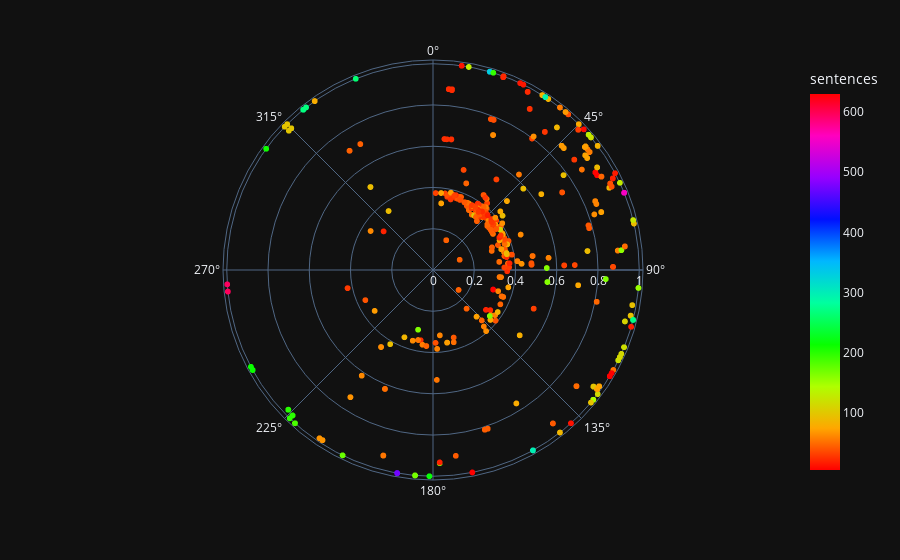

Notebook cell for this chart:
### Code cell
fig = px.scatter_polar(compare_df, r=compare_df['lev_ratio'], theta=compare_df['prop_nouns'], color=compare_df['sentences'], color_continuous_scale=px.colors.cyclical.HSV, template="plotly_dark")
fig.show()

### Figure 1 — Plotly figure (JSON) as saved in the notebook; plotly's stock layout.template omitted (floating-point values rounded to 4 significant figures; data arrays with more than 128 entries replaced by an {"elided": "..."} marker saying what was removed)
{"data": [{"hovertemplate": "lev_ratio=%{r}<br>prop_nouns=%{theta}<br>sentences=%{marker.color}<extra></extra>", "legendgroup": "", "marker": {"color": {"elided": "1847 int values"}, "coloraxis": "coloraxis", "symbol": "circle"}, "mode": "markers", "name": "", "r": {"elided": "1847 float values"}, "showlegend": false, "subplot": "polar", "theta": {"elided": "1847 int values"}, "type": "scatterpolargl"}], "layout": {"coloraxis": {"colorbar": {"title": {"text": "sentences"}}, "colorscale": [[0, "#ff0000"], [0.1111, "#ffa700"], [0.2222, "#afff00"], [0.3333, "#08ff00"], [0.4444, "#00ff9f"], [0.5556, "#00b7ff"], [0.6667, "#0010ff"], [0.7778, "#9700ff"], [0.8889, "#ff00bf"], [1, "#ff0000"]]}, "legend": {"tracegroupgap": 0}, "margin": {"t": 60}, "polar": {"angularaxis": {"direction": "clockwise", "rotation": 90}, "domain": {"x": [0, 1], "y": [0, 1]}}}}
